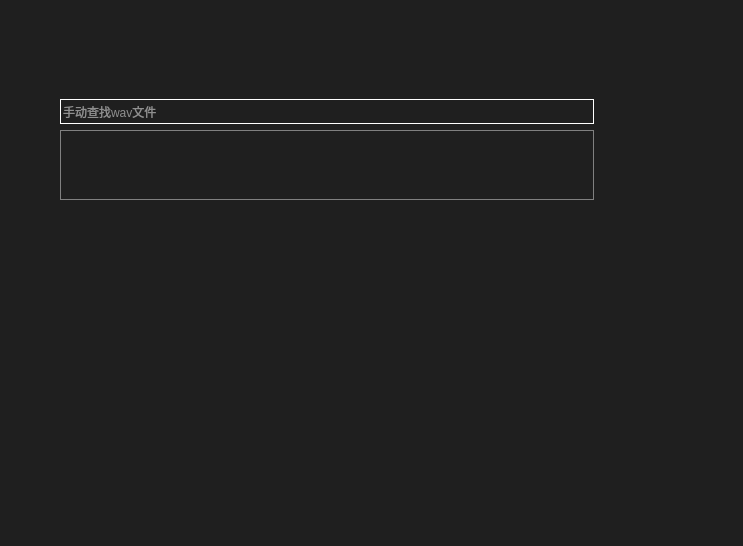
<?xml version="1.0" encoding="UTF-8"?>
<ui version="4.0">
 <class>AutoWav</class>
 <widget class="QWidget" name="AutoWav">
  <property name="geometry">
   <rect>
    <x>0</x>
    <y>0</y>
    <width>743</width>
    <height>546</height>
   </rect>
  </property>
  <property name="windowTitle">
   <string>自动预测</string>
  </property>
  <property name="windowIcon">
   <iconset resource="src.qrc">
    <normaloff>:/imag/icon.png</normaloff>:/imag/icon.png</iconset>
  </property>
  <property name="styleSheet">
   <string notr="true">QToolTip{

background-color:rgb(31,31,31);
color: rgb(211, 215, 207);
border:1px solid rgb(31,31,31);
}



QWidget{
background-color: rgb(31,31,31);
	color: rgb(238, 238, 236);
}
QScrollBar:vertical {
        border: 1px solid grey;
        background-color:rgb(194,204,208);
        width: 20px;
        margin: 0px 0 0px 0;
    }
    QScrollBar::handle:vertical {
        border: 	1px solid grey;
        border-radius: 7px;
        background-color: rgb(31,31,31);
        min-height: 60px;
        margin: 0px 0px 0px 0px;
    }
    QScrollBar::add-line:vertical {
        border: none;
        background: rgb(31,31,31);
        height: 0px;
        subcontrol-position: bottom;
        subcontrol-origin: margin;
    }
    QScrollBar::sub-line:vertical {
        border: none;
background: rgb(31,31,31);
        height: 0px;
        subcontrol-position: top;
        subcontrol-origin: margin;
    }
    QScrollBar::add-page:vertical {
        background-color: rgb(194,204,208);
    }
    QScrollBar::sub-page:vertical {
        background-color:rgb(194,204,208);
    }
QScrollBar:vertical:disabled{
        border: 1px solid rgb(238, 238, 236);
        background-color:rgb(186, 189, 182);
        width: 20px;
        margin: 0px 0 0px 0;
    }
    QScrollBar::handle:vertical:disabled{
        border: 	1px solid rgb(238, 238, 236);
        border-radius: 7px;
        background-color:rgb(186, 189, 182);
        min-height: 60px;
        margin: 0px 0px 0px 0px;
    }
    QScrollBar::add-line:vertical:disabled{
        border: none;
        background: rgb(31,31,31);
        height: 0px;
        subcontrol-position: bottom;
        subcontrol-origin: margin;
    }
    QScrollBar::sub-line:vertical:disabled{
        border: none;
background: rgb(31,31,31);
        height: 0px;
        subcontrol-position: top;
        subcontrol-origin: margin;
    }
    QScrollBar::add-page:vertical:disabled{
        background-color:rgb(186, 189, 182);
    }
    QScrollBar::sub-page:vertical:disabled {
        background-color:rgb(186, 189, 182);
    }</string>
  </property>
  <widget class="QLineEdit" name="name">
   <property name="geometry">
    <rect>
     <x>60</x>
     <y>99</y>
     <width>534</width>
     <height>25</height>
    </rect>
   </property>
   <property name="styleSheet">
    <string notr="true">background-color: rgba(31,31,31,0);
color: rgb(255, 255, 255);
border: 1px solid rgb(255, 255, 255);</string>
   </property>
   <property name="placeholderText">
    <string>手动查找wav文件</string>
   </property>
  </widget>
  <widget class="QListWidget" name="olist">
   <property name="geometry">
    <rect>
     <x>60</x>
     <y>130</y>
     <width>534</width>
     <height>70</height>
    </rect>
   </property>
   <property name="styleSheet">
    <string notr="true">
QListWidget{
background-color: rgb(31,31,31);
color: rgb(211, 215, 207);
border:1px solid grey;
}

QListWidget::disabled{
background-color: rgb(194,204,208);
color: rgb(211, 215, 207);
border:1px solid grey;
}

    
</string>
   </property>
   <property name="sizeAdjustPolicy">
    <enum>QAbstractScrollArea::AdjustToContents</enum>
   </property>
   <property name="editTriggers">
    <set>QAbstractItemView::NoEditTriggers</set>
   </property>
   <property name="showDropIndicator" stdset="0">
    <bool>false</bool>
   </property>
   <property name="defaultDropAction">
    <enum>Qt::IgnoreAction</enum>
   </property>
   <property name="selectionBehavior">
    <enum>QAbstractItemView::SelectItems</enum>
   </property>
   <property name="textElideMode">
    <enum>Qt::ElideMiddle</enum>
   </property>
  </widget>
 </widget>
 <resources>
  <include location="src.qrc"/>
 </resources>
 <connections/>
</ui>
